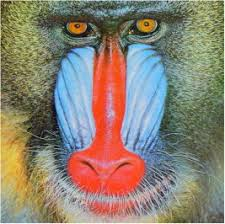
#> input picture FaceDetection/image.jpg, 225 x 224 px
$ jupyter execute facedetectionOpencv.ipynb   (shell and % lines are left out)
#> lines starting #> are read from the running program, lines starting #| are printed output that depends on the picture
[cell 1]
import cv2
import numpy as np
import matplotlib.pyplot as plt

[cell 2]
#loading mandrill image
img_raw = cv2.imread('image.jpg')
#> img_raw is the input picture: shape (224, 225, 3); mean B, G, R 115.7, 130.1, 139.6
type(img_raw)

[cell 3]
img_raw.shape
#> Out = (224, 225, 3)

[cell 4]
plt.imshow(img_raw[0:200][0:150][0:200])
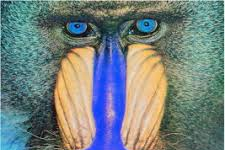
#> shown: shape (150, 225, 3); mean R, G, B 116.3, 129.1, 127.3

[cell 5]
# BGR, matplotlib, on the other hand, follows the order of RGB
plt.imshow(img_raw)

[cell 6]
# fix
img = cv2.cvtColor(img_raw, cv2.COLOR_BGR2RGB)
plt.imshow(img)

[cell 7]
image_blank = np.zeros(shape=(512, 512, 3),dtype=np.int16)
plt.imshow(image_blank)

[cell 8]
# draw shapes on image, cv2.shape(line, rectangle etc)(image,Pt1,Pt2,color,thickness)
line_red = cv2.line(img, (0,0), (511, 511), (255, 122, 0 ), 5)
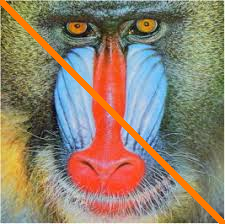
#> line_red: shape (224, 225, 3); mean R, G, B 144.2, 129.5, 110.4
plt.imshow(line_red)

[cell 9]
line_green = cv2.line(img, (0, 200), (200, 0), (0, 255, 0), 5)
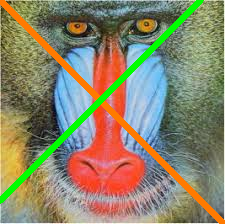
#> line_green: shape (224, 225, 3); mean R, G, B 138.8, 133.7, 105.8
plt.imshow(line_green)

[cell 10]
circle_blue = cv2.circle(img,(221,63), 63, (0,0,255), -1) # -1 corresponds to a filled circle
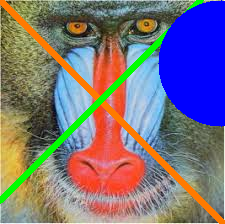
#> circle_blue: shape (224, 225, 3); mean R, G, B 123, 114.3, 125.1
plt.imshow(circle_blue)

[cell 11]
font = cv2.FONT_HERSHEY_SIMPLEX
text = cv2.putText(img,'OpenCV',(10,100), font, 3,(255,255,255),2,cv2.LINE_AA)
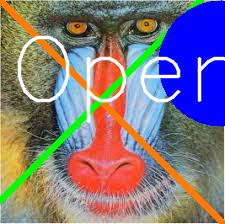
#> text: shape (224, 225, 3); mean R, G, B 128.5, 119.6, 128.7
plt.imshow(text)

[cell 12]
#Loading the image to be tested
test_image = cv2.imread('facial_image.jpg')
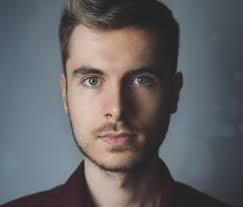
#> input picture FaceDetection/facial_image.jpg, 243 x 207 px
#> test_image is the input picture: shape (207, 243, 3); mean B, G, R 100.3, 98.9, 99.5
#Converting to grayscale
test_image_gray = cv2.cvtColor(test_image, cv2.COLOR_BGR2GRAY)
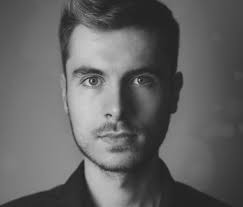
#> test_image_gray: shape (207, 243); min 25, max 211, mean 99.3
plt.imshow(test_image_gray)

def convertToRGB(image):
    return cv2.cvtColor(image, cv2.COLOR_BGR2RGB)

[cell 13]
haar_cascade_face = cv2.CascadeClassifier('haarcascade/haarcascade_frontalface_default.xml')
haar_cascade_face

[cell 14]
faces_rects = haar_cascade_face.detectMultiScale(test_image_gray, scaleFactor = 1.2, minNeighbors = 5);
#> faces_rects = [[49, 28, 135, 135]]

# Let us print the no. of faces found
print('Faces found: ', len(faces_rects))
#| Faces found:  1
